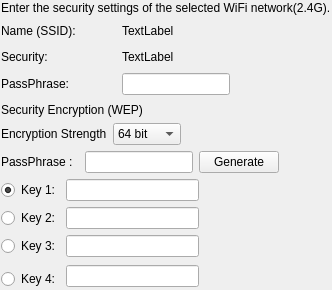
               <widget class="QFrame" name="frm_autoSet2G">
                <property name="frameShape">
                 <enum>QFrame::NoFrame</enum>
                </property>
                <property name="frameShadow">
                 <enum>QFrame::Raised</enum>
                </property>
                <layout class="QVBoxLayout" name="verticalLayout_24">
                 <property name="margin">
                  <number>0</number>
                 </property>
                 <item>
                  <widget class="QFrame" name="frm_autoSet2G1">
                   <property name="frameShape">
                    <enum>QFrame::NoFrame</enum>
                   </property>
                   <property name="frameShadow">
                    <enum>QFrame::Raised</enum>
                   </property>
                   <layout class="QVBoxLayout" name="verticalLayout_47">
                    <property name="margin">
                     <number>1</number>
                    </property>
                    <item>
                     <widget class="QLabel" name="lbl_selectedNetwork2G">
                      <property name="sizePolicy">
                       <sizepolicy hsizetype="Expanding" vsizetype="Preferred">
                        <horstretch>0</horstretch>
                        <verstretch>0</verstretch>
                       </sizepolicy>
                      </property>
                      <property name="text">
                       <string>Enter the security settings of the selected WiFi network(2.4G).</string>
                      </property>
                      <property name="margin">
                       <number>0</number>
                      </property>
                     </widget>
                    </item>
                    <item>
                     <layout class="QGridLayout" name="gridLayout_20">
                      <item row="0" column="1">
                       <spacer name="horizontalSpacer_7">
                        <property name="orientation">
                         <enum>Qt::Horizontal</enum>
                        </property>
                        <property name="sizeType">
                         <enum>QSizePolicy::Preferred</enum>
                        </property>
                        <property name="sizeHint" stdset="0">
                         <size>
                          <width>40</width>
                          <height>20</height>
                         </size>
                        </property>
                       </spacer>
                      </item>
                      <item row="0" column="0">
                       <widget class="QLabel" name="lbl_SSIDNameAuto2GLabel">
                        <property name="text">
                         <string>Name (SSID):</string>
                        </property>
                       </widget>
                      </item>
                      <item row="0" column="2">
                       <widget class="QLabel" name="lbl_SSIDNameAuto2G">
                        <property name="text">
                         <string>TextLabel</string>
                        </property>
                        <property name="wordWrap">
                         <bool>false</bool>
                        </property>
                       </widget>
                      </item>
                      <item row="1" column="0">
                       <widget class="QLabel" name="lbl_securityTypeAuto2GLabel">
                        <property name="text">
                         <string>Security:</string>
                        </property>
                       </widget>
                      </item>
                      <item row="2" column="2">
                       <widget class="QLineEdit" name="ledt_wlanPasswordAutoSet2G">
                        <property name="sizePolicy">
                         <sizepolicy hsizetype="Preferred" vsizetype="Fixed">
                          <horstretch>0</horstretch>
                          <verstretch>0</verstretch>
                         </sizepolicy>
                        </property>
                        <property name="maximumSize">
                         <size>
                          <width>150</width>
                          <height>16777215</height>
                         </size>
                        </property>
                        <property name="maxLength">
                         <number>64</number>
                        </property>
                        <property name="echoMode">
                         <enum>QLineEdit::Normal</enum>
                        </property>
                       </widget>
                      </item>
                      <item row="2" column="0">
                       <widget class="QLabel" name="lbl_wlanPasswordAutoSet2G">
                        <property name="text">
                         <string>PassPhrase: </string>
                        </property>
                       </widget>
                      </item>
                      <item row="1" column="2">
                       <widget class="QLabel" name="lbl_securityTypeAuto2G">
                        <property name="text">
                         <string>TextLabel</string>
                        </property>
                       </widget>
                      </item>
                      <item row="1" column="3">
                       <spacer name="horizontalSpacer_8">
                        <property name="orientation">
                         <enum>Qt::Horizontal</enum>
                        </property>
                        <property name="sizeHint" stdset="0">
                         <size>
                          <width>40</width>
                          <height>20</height>
                         </size>
                        </property>
                       </spacer>
                      </item>
                     </layout>
                    </item>
                   </layout>
                  </widget>
                 </item>
                 <item>
                  <widget class="QFrame" name="frm_autoSet2G2">
                   <property name="frameShape">
                    <enum>QFrame::NoFrame</enum>
                   </property>
                   <property name="frameShadow">
                    <enum>QFrame::Raised</enum>
                   </property>
                   <layout class="QVBoxLayout" name="verticalLayout_22">
                    <property name="margin">
                     <number>1</number>
                    </property>
                    <item>
                     <widget class="QLabel" name="lbl_SecurityWEPAuto2G">
                      <property name="text">
                       <string>Security Encryption (WEP)</string>
                      </property>
                     </widget>
                    </item>
                    <item>
                     <layout class="QHBoxLayout" name="horizontalLayout_17">
                      <item>
                       <widget class="QLabel" name="lbl_encryptionStrengthAuto2G">
                        <property name="text">
                         <string>Encryption Strength</string>
                        </property>
                       </widget>
                      </item>
                      <item>
                       <widget class="QComboBox" name="cmb_bitAutoSet2G">
                        <item>
                         <property name="text">
                          <string>64 bit</string>
                         </property>
                        </item>
                        <item>
                         <property name="text">
                          <string>128 bit</string>
                         </property>
                        </item>
                       </widget>
                      </item>
                      <item>
                       <spacer name="horizontalSpacer_28">
                        <property name="orientation">
                         <enum>Qt::Horizontal</enum>
                        </property>
                        <property name="sizeHint" stdset="0">
                         <size>
                          <width>40</width>
                          <height>20</height>
                         </size>
                        </property>
                       </spacer>
                      </item>
                     </layout>
                    </item>
                    <item>
                     <layout class="QHBoxLayout" name="horizontalLayout_18">
                      <item>
                       <widget class="QLabel" name="lbl_wlanPasswordWEPAutoSet2G">
                        <property name="sizePolicy">
                         <sizepolicy hsizetype="Fixed" vsizetype="Preferred">
                          <horstretch>0</horstretch>
                          <verstretch>0</verstretch>
                         </sizepolicy>
                        </property>
                        <property name="text">
                         <string>PassPhrase :  </string>
                        </property>
                       </widget>
                      </item>
                      <item>
                       <widget class="QLineEdit" name="ledt_wlanPasswordWEPAutoSet2G">
                        <property name="sizePolicy">
                         <sizepolicy hsizetype="Preferred" vsizetype="Fixed">
                          <horstretch>0</horstretch>
                          <verstretch>0</verstretch>
                         </sizepolicy>
                        </property>
                        <property name="maxLength">
                         <number>64</number>
                        </property>
                        <property name="echoMode">
                         <enum>QLineEdit::Normal</enum>
                        </property>
                       </widget>
                      </item>
                      <item>
                       <widget class="QPushButton" name="btn_pwdGeneratorAuto2G">
                        <property name="sizePolicy">
                         <sizepolicy hsizetype="Preferred" vsizetype="Fixed">
                          <horstretch>0</horstretch>
                          <verstretch>0</verstretch>
                         </sizepolicy>
                        </property>
                        <property name="text">
                         <string>Generate</string>
                        </property>
                       </widget>
                      </item>
                      <item>
                       <spacer name="horizontalSpacer_29">
                        <property name="orientation">
                         <enum>Qt::Horizontal</enum>
                        </property>
                        <property name="sizeHint" stdset="0">
                         <size>
                          <width>40</width>
                          <height>20</height>
                         </size>
                        </property>
                       </spacer>
                      </item>
                     </layout>
                    </item>
                    <item>
                     <layout class="QGridLayout" name="gridLayout_30">
                      <item row="0" column="0">
                       <widget class="QRadioButton" name="rbtn_key1AutoSet2G">
                        <property name="layoutDirection">
                         <enum>Qt::LeftToRight</enum>
                        </property>
                        <property name="text">
                         <string>Key 1:</string>
                        </property>
                        <property name="checked">
                         <bool>true</bool>
                        </property>
                       </widget>
                      </item>
                      <item row="1" column="0">
                       <widget class="QRadioButton" name="rbtn_key2AutoSet2G">
                        <property name="enabled">
                         <bool>true</bool>
                        </property>
                        <property name="layoutDirection">
                         <enum>Qt::LeftToRight</enum>
                        </property>
                        <property name="text">
                         <string>Key 2:</string>
                        </property>
                       </widget>
                      </item>
                      <item row="1" column="1">
                       <widget class="QLineEdit" name="ledt_key2AutoSet2G">
                        <property name="sizePolicy">
                         <sizepolicy hsizetype="Expanding" vsizetype="Fixed">
                          <horstretch>0</horstretch>
                          <verstretch>0</verstretch>
                         </sizepolicy>
                        </property>
                        <property name="echoMode">
                         <enum>QLineEdit::Normal</enum>
                        </property>
                        <property name="readOnly">
                         <bool>true</bool>
                        </property>
                       </widget>
                      </item>
                      <item row="0" column="1">
                       <widget class="QLineEdit" name="ledt_key1AutoSet2G">
                        <property name="sizePolicy">
                         <sizepolicy hsizetype="Expanding" vsizetype="Fixed">
                          <horstretch>0</horstretch>
                          <verstretch>0</verstretch>
                         </sizepolicy>
                        </property>
                        <property name="echoMode">
                         <enum>QLineEdit::Normal</enum>
                        </property>
                        <property name="readOnly">
                         <bool>true</bool>
                        </property>
                       </widget>
                      </item>
                      <item row="2" column="0">
                       <widget class="QRadioButton" name="rbtn_key3AutoSet2G">
                        <property name="layoutDirection">
                         <enum>Qt::LeftToRight</enum>
                        </property>
                        <property name="text">
                         <string>Key 3:</string>
                        </property>
                       </widget>
                      </item>
                      <item row="3" column="1" rowspan="2">
                       <widget class="QLineEdit" name="ledt_key4AutoSet2G">
                        <property name="sizePolicy">
                         <sizepolicy hsizetype="Expanding" vsizetype="Fixed">
                          <horstretch>0</horstretch>
                          <verstretch>0</verstretch>
                         </sizepolicy>
                        </property>
                        <property name="text">
                         <string/>
                        </property>
                        <property name="echoMode">
                         <enum>QLineEdit::Normal</enum>
                        </property>
                        <property name="readOnly">
                         <bool>true</bool>
                        </property>
                       </widget>
                      </item>
                      <item row="4" column="0">
                       <widget class="QRadioButton" name="rbtn_key4AutoSet2G">
                        <property name="layoutDirection">
                         <enum>Qt::LeftToRight</enum>
                        </property>
                        <property name="text">
                         <string>Key 4:</string>
                        </property>
                       </widget>
                      </item>
                      <item row="1" column="2">
                       <spacer name="horizontalSpacer_30">
                        <property name="orientation">
                         <enum>Qt::Horizontal</enum>
                        </property>
                        <property name="sizeHint" stdset="0">
                         <size>
                          <width>40</width>
                          <height>20</height>
                         </size>
                        </property>
                       </spacer>
                      </item>
                      <item row="2" column="1">
                       <widget class="QLineEdit" name="ledt_key3AutoSet2G">
                        <property name="sizePolicy">
                         <sizepolicy hsizetype="Expanding" vsizetype="Fixed">
                          <horstretch>0</horstretch>
                          <verstretch>0</verstretch>
                         </sizepolicy>
                        </property>
                        <property name="echoMode">
                         <enum>QLineEdit::Normal</enum>
                        </property>
                        <property name="readOnly">
                         <bool>true</bool>
                        </property>
                       </widget>
                      </item>
                     </layout>
                    </item>
                   </layout>
                  </widget>
                 </item>
                </layout>
               </widget>
